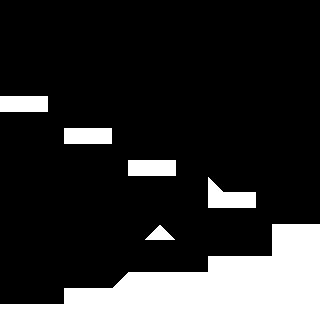

A level layout from a 2D game, rendered from its tile map. Below: a short description, then the map file with tile-grid data replaced by summaries:
An orthogonal 20x20 tile map with 16x16 px tiles, 2 tile layers (background, collision) and 1 object.

<map version="1.0" orientation="orthogonal" renderorder="right-down" width="20" height="20" tilewidth="16" tileheight="16" nextobjectid="14">
 <tileset firstgid="1" name="sample" tilewidth="16" tileheight="16">
  <image source="../images/sample-tileset.png" width="64" height="16" />
  <tile id="2">
   <properties>
    <property name="type" value="slope-left" />
   </properties>
  </tile>
  <tile id="3">
   <properties>
    <property name="type" value="slope-right" />
   </properties>
  </tile>
 </tileset>
 <layer name="background" width="20" height="20">
  <data>[400 cells, 400 non-empty, 1 distinct tile ids]</data>
 </layer>
 <layer name="collision" width="20" height="20">
  <properties>
   <property name="collidable" value="true" />
  </properties>
  <data>[400 cells, 77 non-empty, 3 distinct tile ids]</data>
 </layer>
 <objectgroup name="objects">
  <object id="4" x="2" y="292" width="12" height="12">
   <properties>
    <property name="gravity" value="1700" />
    <property name="jump-height" value="40" />
    <property name="speed" value="100" />
    <property name="type" value="player" />
   </properties>
  </object>
 </objectgroup>
</map>
